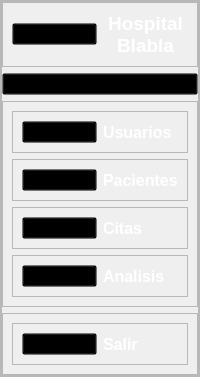
        <widget class="QFrame" name="frame">
         <property name="minimumSize">
          <size>
           <width>40</width>
           <height>0</height>
          </size>
         </property>
         <property name="maximumSize">
          <size>
           <width>250</width>
           <height>16777215</height>
          </size>
         </property>
         <property name="styleSheet">
          <string notr="true"/>
         </property>
         <property name="frameShape">
          <enum>QFrame::StyledPanel</enum>
         </property>
         <property name="frameShadow">
          <enum>QFrame::Raised</enum>
         </property>
         <layout class="QVBoxLayout" name="verticalLayout_3">
          <property name="leftMargin">
           <number>0</number>
          </property>
          <property name="topMargin">
           <number>0</number>
          </property>
          <property name="rightMargin">
           <number>0</number>
          </property>
          <property name="bottomMargin">
           <number>0</number>
          </property>
          <item>
           <widget class="QFrame" name="frame_3">
            <property name="frameShape">
             <enum>QFrame::StyledPanel</enum>
            </property>
            <property name="frameShadow">
             <enum>QFrame::Raised</enum>
            </property>
            <layout class="QVBoxLayout" name="verticalLayout_5">
             <property name="spacing">
              <number>6</number>
             </property>
             <property name="leftMargin">
              <number>0</number>
             </property>
             <property name="topMargin">
              <number>0</number>
             </property>
             <property name="rightMargin">
              <number>0</number>
             </property>
             <property name="bottomMargin">
              <number>0</number>
             </property>
             <item alignment="Qt::AlignTop">
              <widget class="QFrame" name="btnInicio">
               <property name="cursor">
                <cursorShape>PointingHandCursor</cursorShape>
               </property>
               <property name="frameShape">
                <enum>QFrame::StyledPanel</enum>
               </property>
               <property name="frameShadow">
                <enum>QFrame::Raised</enum>
               </property>
               <layout class="QHBoxLayout" name="horizontalLayout_3">
                <item>
                 <widget class="QPushButton" name="pushButton_10">
                  <property name="styleSheet">
                   <string notr="true">QPushButton{
	background-color: transparent;
}</string>
                  </property>
                  <property name="text">
                   <string/>
                  </property>
                  <property name="icon">
                   <iconset>
                    <normaloff>img/logo.svg</normaloff>img/logo.svg</iconset>
                  </property>
                  <property name="iconSize">
                   <size>
                    <width>80</width>
                    <height>80</height>
                   </size>
                  </property>
                 </widget>
                </item>
                <item>
                 <widget class="QLabel" name="lblLogo">
                  <property name="font">
                   <font>
                    <family>Arial</family>
                    <pointsize>14</pointsize>
                    <weight>75</weight>
                    <bold>true</bold>
                   </font>
                  </property>
                  <property name="styleSheet">
                   <string notr="true">QLabel{
	color: #fff;
}</string>
                  </property>
                  <property name="text">
                   <string>&lt;html&gt;&lt;head/&gt;&lt;body&gt;&lt;p&gt;Hospital&lt;br/&gt;Blabla&lt;/p&gt;&lt;/body&gt;&lt;/html&gt;</string>
                  </property>
                  <property name="alignment">
                   <set>Qt::AlignCenter</set>
                  </property>
                 </widget>
                </item>
               </layout>
              </widget>
             </item>
             <item alignment="Qt::AlignTop">
              <widget class="QPushButton" name="btnMenu">
               <property name="cursor">
                <cursorShape>PointingHandCursor</cursorShape>
               </property>
               <property name="styleSheet">
                <string notr="true">QPushButton{
	background-color: transparent;
}</string>
               </property>
               <property name="text">
                <string/>
               </property>
               <property name="icon">
                <iconset>
                 <normaloff>img/bars.svg</normaloff>img/bars.svg</iconset>
               </property>
               <property name="iconSize">
                <size>
                 <width>30</width>
                 <height>30</height>
                </size>
               </property>
              </widget>
             </item>
             <item>
              <widget class="QFrame" name="frame_5">
               <property name="sizePolicy">
                <sizepolicy hsizetype="Preferred" vsizetype="Preferred">
                 <horstretch>0</horstretch>
                 <verstretch>0</verstretch>
                </sizepolicy>
               </property>
               <property name="layoutDirection">
                <enum>Qt::LeftToRight</enum>
               </property>
               <property name="autoFillBackground">
                <bool>false</bool>
               </property>
               <property name="styleSheet">
                <string notr="true"/>
               </property>
               <property name="frameShape">
                <enum>QFrame::StyledPanel</enum>
               </property>
               <property name="frameShadow">
                <enum>QFrame::Raised</enum>
               </property>
               <layout class="QVBoxLayout" name="verticalLayout_4">
                <item>
                 <widget class="QFrame" name="btnUsuarios">
                  <property name="cursor">
                   <cursorShape>PointingHandCursor</cursorShape>
                  </property>
                  <property name="styleSheet">
                   <string notr="true">QFrame:hover{
	background-color: #475569;
}</string>
                  </property>
                  <property name="frameShape">
                   <enum>QFrame::StyledPanel</enum>
                  </property>
                  <property name="frameShadow">
                   <enum>QFrame::Raised</enum>
                  </property>
                  <layout class="QGridLayout" name="gridLayout_5">
                   <item row="0" column="0">
                    <widget class="QPushButton" name="pushButton_6">
                     <property name="styleSheet">
                      <string notr="true">QPushButton{
	background-color: transparent;
}</string>
                     </property>
                     <property name="text">
                      <string/>
                     </property>
                     <property name="icon">
                      <iconset>
                       <normaloff>img/usuarios.svg</normaloff>img/usuarios.svg</iconset>
                     </property>
                     <property name="iconSize">
                      <size>
                       <width>30</width>
                       <height>30</height>
                      </size>
                     </property>
                    </widget>
                   </item>
                   <item row="0" column="1">
                    <widget class="QLabel" name="lblUsuarios">
                     <property name="font">
                      <font>
                       <family>Arial</family>
                       <pointsize>12</pointsize>
                       <weight>75</weight>
                       <bold>true</bold>
                      </font>
                     </property>
                     <property name="styleSheet">
                      <string notr="true">QLabel{
	background-color: transparent;
	color: #fff;
}</string>
                     </property>
                     <property name="text">
                      <string>Usuarios</string>
                     </property>
                    </widget>
                   </item>
                  </layout>
                 </widget>
                </item>
                <item>
                 <widget class="QFrame" name="btnPacientes">
                  <property name="cursor">
                   <cursorShape>PointingHandCursor</cursorShape>
                  </property>
                  <property name="styleSheet">
                   <string notr="true">QFrame:hover{
	background-color: #475569;
}</string>
                  </property>
                  <property name="frameShape">
                   <enum>QFrame::StyledPanel</enum>
                  </property>
                  <property name="frameShadow">
                   <enum>QFrame::Raised</enum>
                  </property>
                  <layout class="QGridLayout" name="gridLayout_6">
                   <item row="0" column="0">
                    <widget class="QPushButton" name="pushButton_7">
                     <property name="styleSheet">
                      <string notr="true">QPushButton{
	background-color: transparent;
}</string>
                     </property>
                     <property name="text">
                      <string/>
                     </property>
                     <property name="icon">
                      <iconset>
                       <normaloff>img/pacientes.svg</normaloff>img/pacientes.svg</iconset>
                     </property>
                     <property name="iconSize">
                      <size>
                       <width>30</width>
                       <height>30</height>
                      </size>
                     </property>
                    </widget>
                   </item>
                   <item row="0" column="1">
                    <widget class="QLabel" name="lblPacientes">
                     <property name="font">
                      <font>
                       <family>Arial</family>
                       <pointsize>12</pointsize>
                       <weight>75</weight>
                       <bold>true</bold>
                      </font>
                     </property>
                     <property name="styleSheet">
                      <string notr="true">QLabel{
	background-color: transparent;
	color: #fff;
}</string>
                     </property>
                     <property name="text">
                      <string>Pacientes</string>
                     </property>
                    </widget>
                   </item>
                  </layout>
                 </widget>
                </item>
                <item>
                 <widget class="QFrame" name="btnCitas">
                  <property name="cursor">
                   <cursorShape>PointingHandCursor</cursorShape>
                  </property>
                  <property name="styleSheet">
                   <string notr="true">QFrame:hover{
	background-color: #475569;
}</string>
                  </property>
                  <property name="frameShape">
                   <enum>QFrame::StyledPanel</enum>
                  </property>
                  <property name="frameShadow">
                   <enum>QFrame::Raised</enum>
                  </property>
                  <layout class="QGridLayout" name="gridLayout_7">
                   <item row="0" column="0">
                    <widget class="QPushButton" name="pushButton_8">
                     <property name="styleSheet">
                      <string notr="true">QPushButton{
	background-color: transparent;
}</string>
                     </property>
                     <property name="text">
                      <string/>
                     </property>
                     <property name="icon">
                      <iconset>
                       <normaloff>img/citas.svg</normaloff>img/citas.svg</iconset>
                     </property>
                     <property name="iconSize">
                      <size>
                       <width>30</width>
                       <height>30</height>
                      </size>
                     </property>
                    </widget>
                   </item>
                   <item row="0" column="1">
                    <widget class="QLabel" name="lblCitas">
                     <property name="font">
                      <font>
                       <family>Arial</family>
                       <pointsize>12</pointsize>
                       <weight>75</weight>
                       <bold>true</bold>
                      </font>
                     </property>
                     <property name="styleSheet">
                      <string notr="true">QLabel{
	background-color: transparent;
	color: #fff;
}</string>
                     </property>
                     <property name="text">
                      <string>Citas</string>
                     </property>
                    </widget>
                   </item>
                  </layout>
                 </widget>
                </item>
                <item>
                 <widget class="QFrame" name="btnAnalasis">
                  <property name="cursor">
                   <cursorShape>PointingHandCursor</cursorShape>
                  </property>
                  <property name="styleSheet">
                   <string notr="true">QFrame:hover{
	background-color: #475569;
}</string>
                  </property>
                  <property name="frameShape">
                   <enum>QFrame::StyledPanel</enum>
                  </property>
                  <property name="frameShadow">
                   <enum>QFrame::Raised</enum>
                  </property>
                  <layout class="QGridLayout" name="gridLayout_8">
                   <item row="0" column="0">
                    <widget class="QPushButton" name="pushButton_9">
                     <property name="styleSheet">
                      <string notr="true">QPushButton{
	background-color: transparent;
}</string>
                     </property>
                     <property name="text">
                      <string/>
                     </property>
                     <property name="icon">
                      <iconset>
                       <normaloff>img/enfermedades.svg</normaloff>img/enfermedades.svg</iconset>
                     </property>
                     <property name="iconSize">
                      <size>
                       <width>30</width>
                       <height>30</height>
                      </size>
                     </property>
                    </widget>
                   </item>
                   <item row="0" column="1">
                    <widget class="QLabel" name="lblAnalisis">
                     <property name="font">
                      <font>
                       <family>Arial</family>
                       <pointsize>12</pointsize>
                       <weight>75</weight>
                       <bold>true</bold>
                      </font>
                     </property>
                     <property name="styleSheet">
                      <string notr="true">QLabel{
	background-color: transparent;
	color: #fff;
}</string>
                     </property>
                     <property name="text">
                      <string>Analisis</string>
                     </property>
                    </widget>
                   </item>
                  </layout>
                 </widget>
                </item>
               </layout>
              </widget>
             </item>
             <item alignment="Qt::AlignBottom">
              <widget class="QFrame" name="frame_10">
               <property name="frameShape">
                <enum>QFrame::StyledPanel</enum>
               </property>
               <property name="frameShadow">
                <enum>QFrame::Raised</enum>
               </property>
               <layout class="QVBoxLayout" name="verticalLayout_6">
                <item>
                 <widget class="QFrame" name="btnSalir">
                  <property name="cursor">
                   <cursorShape>PointingHandCursor</cursorShape>
                  </property>
                  <property name="frameShape">
                   <enum>QFrame::StyledPanel</enum>
                  </property>
                  <property name="frameShadow">
                   <enum>QFrame::Raised</enum>
                  </property>
                  <layout class="QGridLayout" name="gridLayout_9">
                   <item row="0" column="0">
                    <widget class="QPushButton" name="pushButton_11">
                     <property name="styleSheet">
                      <string notr="true">QPushButton{
	background-color: transparent;
}</string>
                     </property>
                     <property name="text">
                      <string/>
                     </property>
                     <property name="icon">
                      <iconset>
                       <normaloff>img/salir.svg</normaloff>img/salir.svg</iconset>
                     </property>
                     <property name="iconSize">
                      <size>
                       <width>30</width>
                       <height>30</height>
                      </size>
                     </property>
                    </widget>
                   </item>
                   <item row="0" column="1">
                    <widget class="QLabel" name="lblSalir">
                     <property name="font">
                      <font>
                       <family>Arial</family>
                       <pointsize>12</pointsize>
                       <weight>75</weight>
                       <bold>true</bold>
                      </font>
                     </property>
                     <property name="styleSheet">
                      <string notr="true">QLabel{
	color: #fff;
}</string>
                     </property>
                     <property name="text">
                      <string>Salir</string>
                     </property>
                    </widget>
                   </item>
                  </layout>
                 </widget>
                </item>
               </layout>
              </widget>
             </item>
            </layout>
           </widget>
          </item>
         </layout>
        </widget>
